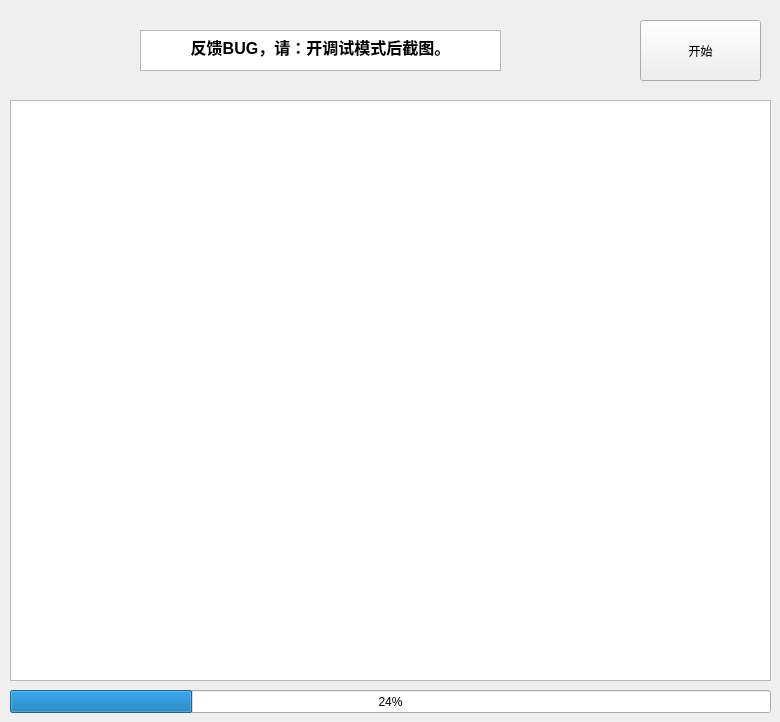
    <widget class="QWidget" name="page_avdc">
     <widget class="QPushButton" name="pushButton_start_cap">
      <property name="geometry">
       <rect>
        <x>640</x>
        <y>20</y>
        <width>121</width>
        <height>61</height>
       </rect>
      </property>
      <property name="text">
       <string>开始</string>
      </property>
     </widget>
     <widget class="QTextBrowser" name="textBrowser_log_main">
      <property name="geometry">
       <rect>
        <x>10</x>
        <y>100</y>
        <width>761</width>
        <height>581</height>
       </rect>
      </property>
     </widget>
     <widget class="QTextBrowser" name="textBrowser_warning">
      <property name="geometry">
       <rect>
        <x>140</x>
        <y>30</y>
        <width>361</width>
        <height>41</height>
       </rect>
      </property>
      <property name="html">
       <string>&lt;!DOCTYPE HTML PUBLIC &quot;-//W3C//DTD HTML 4.0//EN&quot; &quot;http://www.w3.org/TR/REC-html40/strict.dtd&quot;&gt;
&lt;html&gt;&lt;head&gt;&lt;meta name=&quot;qrichtext&quot; content=&quot;1&quot; /&gt;&lt;style type=&quot;text/css&quot;&gt;
p, li { white-space: pre-wrap; }
&lt;/style&gt;&lt;/head&gt;&lt;body style=&quot; font-family:'SimSun'; font-size:9pt; font-weight:400; font-style:normal;&quot;&gt;
&lt;p align=&quot;center&quot; style=&quot; margin-top:0px; margin-bottom:0px; margin-left:0px; margin-right:0px; -qt-block-indent:0; text-indent:0px;&quot;&gt;&lt;span style=&quot; font-size:12pt; font-weight:600; color:#000000;&quot;&gt;反馈BUG，请：开调试模式后截图。&lt;/span&gt;&lt;/p&gt;&lt;/body&gt;&lt;/html&gt;</string>
      </property>
     </widget>
     <widget class="QProgressBar" name="progressBar_avdc">
      <property name="geometry">
       <rect>
        <x>10</x>
        <y>690</y>
        <width>761</width>
        <height>23</height>
       </rect>
      </property>
      <property name="value">
       <number>24</number>
      </property>
     </widget>
    </widget>
